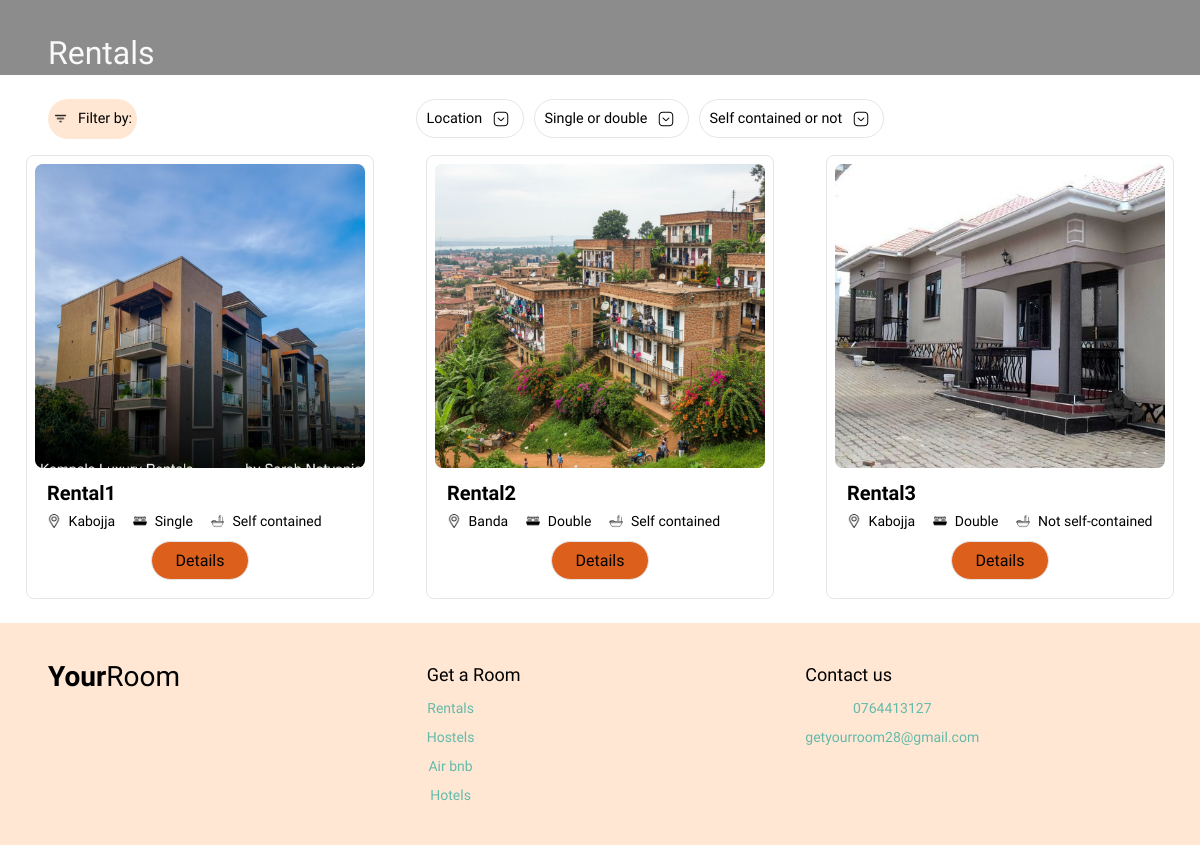
The page /rentals/ on the database its author committed.
### your_room/models.py (models this page shows, shortened)
class BaseUnit(models.Model):
    name = models.CharField(max_length=150)
    location = models.CharField(max_length=150)
    description = models.TextField(
        blank=True,
        max_length=2000,
        help_text="Describe the unit: facilities, rules, nearby places, etc.",
    )
    class Meta:
        abstract = True
        ordering = ["name"]

class Rental(BaseUnit):
    room_type = models.CharField(max_length=10, choices=RoomType.choices)
    self_contained = models.BooleanField(default=False)
    price = models.DecimalField(max_digits=10, decimal_places=2, null=True, blank=True)
    lessor = models.ForeignKey(Lessor, related_name="rentals", on_delete=models.PROTECT, null=True, blank=True)

class UnitImageBase(models.Model):
    image = models.ImageField(upload_to="units/%Y/%m/")
    is_main = models.BooleanField(
        default=False,
        help_text="Check this box to set this image as the main display photo."
    )
    class Meta:
        abstract = True
        ordering = ["is_main"]

class RentalImage(UnitImageBase):
    unit = models.ForeignKey(Rental, related_name="images", on_delete=models.CASCADE)

### your_room/views.py (the view)
# urls.py: path("rentals/", rental, name = "rentals"),
def rental(request):
    units = Rental.objects.prefetch_related("images")
    location = request.GET.get("location")
    room_type = request.GET.get("room_type")
    self_contained = request.GET.get("self_contained")
    if location:
        units = units.filter(location__icontains=location)
    if room_type:
        units = units.filter(room_type=room_type)
    if self_contained in ("true", "false"):
        units = units.filter(self_contained=(self_contained == "true"))
    context = {
        "units": units,
        "locations": Rental.objects.values_list("location", flat=True).distinct(),
    }
    return render(request, "your_room/rentals.html", context)

### your_room/templates/your_room/rentals.html (shortened to what this page needs)
<!DOCTYPE html>
{% load static %}
<html lang="en">
<head>
<link rel="stylesheet" href="{% static 'your_room/styles.css' %}" />
</head>
<body>
<main>
  <h1 class="page-title container">Rentals</h1>
  <div class = "filters container" >
    <span class="filters filter_by"><img src="{% static 'your_room/images/filter_icon.png' %}" alt="" />Filter by:</span>
    <form class = "filters filter_container" method = "get" id = "filter-form">
      <select name = "location" class = "filter" onchange="document.getElementById('filter-form').submit()">
        <option value = "">Location</option>
      </select>
      <select name="room_type" class="filter" onchange="document.getElementById('filter-form').submit()">
      <option value="">Single or double</option>
    </select>
    <select name="self_contained" class="filter" onchange="document.getElementById('filter-form').submit()">
      <option value="">Self contained or not</option>
    </select>
    </form>
  </div>
 <div class="grid container">
    {% for unit in units %}
      <article class="card">
        {% with unit.images.first as img %}
          {% if img %}
            <img src="{{ img.image.url }}" alt="{{ unit.name }}" loading="lazy" />
          {% else %}
            <img src="{% static 'your_room/images/hero.png' %}" alt="{{ unit.name }}" loading="lazy" />
          {% endif %}
        {% endwith %}
        <div class="card_description">
          <h3>{{ unit.name }}</h3>
            <div class ="unit_specification_section">
              <div class = "unit_specification">
                <img src = "{% static 'your_room/images/location_icon.png' %}" />
                <p>{{ unit.location}}</p>
              </div>
              <div class = "unit_specification">
                <img src = "{% static 'your_room/images/bed_icon.png' %}" />
                <p>{{ unit.get_room_type_display }}</p>
              </div>
              <div class = "unit_specification">
                <img src = "{% static 'your_room/images/bathroom_icon.png' %}" />
                {% if unit.self_contained %}
                <p>Self contained</p>
                {% else %}
                <p>Not self-contained</p>
                {% endif %}
              </div>
            </div>
        </div>
        <div class="card__action">
          <a class="btn btn--sm" href="{% url 'unit-detail' 'rental' unit.pk %}">Details</a>
        </div>
      </article>
    {% empty %}
      <p>No rentals match those filters.</p>
    {% endfor %}
  </div>
</main>
<footer class="footer container">
  <a class="logo" href="{% url 'index' %}"><b>Your</b><span>Room</span></a>
  <div class="col">
    <strong>Get a Room</strong>
    <div class="footer_nav">
      <a href="{% url 'rentals' %}">Rentals</a>
      <a href="{% url 'hostels' %}">Hostels</a>
      <a href="{% url 'airbnb' %}">Air bnb</a>
      <a href="{% url 'hotels' %}">Hotels</a>
    </div>
  </div>
  <div class="col">
    <strong>Contact us</strong>
    <div class="footer_nav">
      <span>0764413127</span>
      <span>getyourroom28@gmail.com</span>
    </div>
  </div>
</footer>
</body>
</html>

### your_room/static/your_room/styles.css (style rules this page uses)
:root { --accent-orange:#dd5f1c; --surface-gray:#d9d9d9; --background:#ffffff; --foreground:#000000; --border:#e2e5ea; --radius:8px; --drop-shadow-lg: 0 4px 4px #F76B15; }
* { box-sizing:border-box;margin:0;padding:0 }
html, body { height: 100%; }
html { scroll-behavior:smooth }
body { font-family:"Urbanist",system-ui,sans-serif; background:var(--background); color:var(--foreground); line-height:1.35; display:flex; flex-direction: column; min-height: 100vh; }
main { flex: 1; }
img { display:block;max-width:100% }
a { color:inherit;text-decoration:none }
.container { padding-inline:16px }
@media (min-width:768px) { .container { padding-inline:48px } }
.logo { font-size:clamp(1.5rem, 4vw, 1.75rem);line-height:1 }
.logo b { font-weight:600 }
.logo span { font-weight:300 }
h1.page-title { font-size:clamp(1.375rem, 4vw, 2rem);font-weight:400;padding-top:32px; color:rgb(249, 249, 249) }
.page-title { background-image:linear-gradient(rgba(0,0,0,.45),rgba(0,0,0,.45)),url("images/hero.png"); background-size:cover;background-position:center; }
.grid { display:grid;gap:32px;padding:16px 16px 24px 16px }
@media (min-width:768px) { .grid { grid-template-columns:repeat(2,1fr) } }
@media (min-width:1024px) { .grid { grid-template-columns:repeat(3,1fr) } }
.card { border:1px solid var(--border); border-radius:var(--radius); padding:8px; display:flex; flex-direction:column; margin:0 10px; }
.card img { width:100%;height:304px;object-fit:cover;border-radius:var(--radius);background:var(--surface-gray) }
.card_description { display:flex; flex-direction:column; padding-left:12px; }
.card_description h3 { margin-top:12px;font-size:clamp(1.125rem, 4vw, 1.25rem);font-weight:600; padding-bottom:5px; }
.card_description p { font-size:clamp(0.85rem, 4vw, 0.875rem) }
.unit_specification_section { display:flex;flex-direction:row;gap:18px }
.unit_specification { display:flex;flex-direction:row; align-items:center;gap:8px; }
.unit_specification img { width:0.85rem;height:0.85rem;object-fit:contain;background:transparent }
.unit_specification p { font-size:clamp(0.85rem, 4vw, 0.875rem) }
.card__action { display:flex;justify-content:center;margin-block:10px }
.btn { display:inline-block;border:1px solid var(--border);border-radius:20px; background:transparent;font:inherit;cursor:pointer;transition:background-color .15s ease; }
.btn--sm { padding:8px 24px;font-size:1rem; background:var(--accent-orange) }
.filters { display:flex;flex-direction:row;gap:10px;padding-top:24px; padding-bottom:0px; }
@media (min-width:768px) { .filters { align-items:center;justify-content:center; } }
.filters.filter_by { align-items:center; justify-content:center; padding:10px 5px; border-radius:20px; flex:none; font-size:clamp(0.8rem, 4vw, 0.9rem); background-color: #FFE7D3; }
.filter_container { padding-inline: 16px; padding-top:0px; flex:1 1 auto; overflow-x: auto; overflow-y: hidden; white-space: nowrap; scrollbar-width: none; -ms-overflow-style: none; }
.filter_by img { width:15px;height:15px;object-fit:contain }
.filter { flex:none;display:flex;flex-direction:row;align-items:center;justify-content:center;gap:10px; border:1px solid var(--border);border-radius:20px;padding:10px 10px;font-size:clamp(0.8rem, 4vw, 0.9rem); background:transparent;font-family:inherit;cursor:pointer;transition:background-color .15s ease; }
select.filter { appearance:none;-webkit-appearance:none;-moz-appearance:none; text-align:left; background-image:url("images/arrow.png"); background-repeat:no-repeat; background-position:right 14px center; background-size:16px; padding-right:40px; }
.unit h3, { font-size:clamp(1.125rem, 4vw, 1.25rem);font-weight:600; }
.footer { display:flex;flex-direction:column;align-items:center;gap:32px;padding-block:40px; background-color:#ffe7d3; }
.footer .col { display:flex;flex-direction:column;gap:12px;align-items:center; }
.footer_nav { display:flex;flex-direction:row;gap:25px;align-items:center; }
.footer .col strong { font-size:1rem;font-weight:400 }
.footer .col a,.footer_nav span { font-size:0.85rem;color:#64baaa }
@media (min-width:768px) { .footer { display:grid; grid-template-columns:repeat(3,1fr); align-items:start; } }
@media (min-width:768px) { .footer .col { align-items:flex-start; } }
@media (min-width:768px) { .footer_nav { flex-direction:column;gap:10px } }
@media (min-width:768px) { .footer .col strong { font-size:1.125rem; } }
@media (min-width:768px) { .footer .col a,.footer_nav span { font-size:0.875rem; } }

### rows shown on the page
Rental: images.first.image (picture), name "Rental1", location "Kabojja", room_type "Single", self_contained "Self contained"
Rental: images.first.image (picture), name "Rental2", location "Banda", room_type "Double", self_contained "Self contained"
Rental: images.first.image (picture), name "Rental3", location "Kabojja", room_type "Double", self_contained "Not self-contained"
